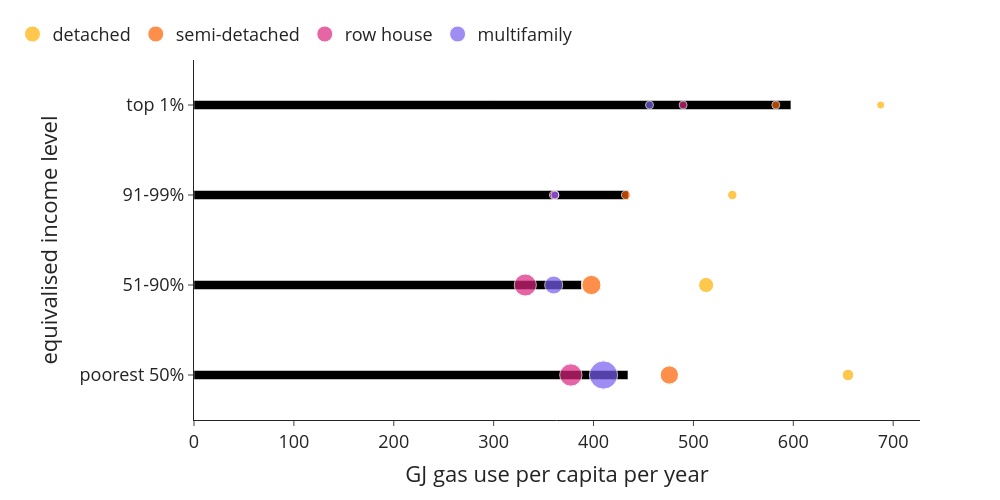

The notebook cell saved with this chart:
### Markdown cell above
#### Gas / space heating

### Code cell
bubblechart((use['gas'+year]*use['n_hhd']), use['n_hhdmem'+year], use['n_hhd'], 0, 1, 'GJ gas use per capita per year',class_name_long, 'GJ_per_cap_class_type')

### Figure 1 — Plotly figure (JSON) as saved in the notebook; plotly's stock layout.template omitted (floating-point values rounded to 4 significant figures)
{"data": [{"alignmentgroup": "True", "hovertemplate": "GJ gas use per capita per year=%{x}<br>equivalised income level=%{y}<extra></extra>", "legendgroup": "", "marker": {"color": "#000000", "pattern": {"shape": ""}}, "name": "", "offsetgroup": "", "orientation": "h", "showlegend": false, "textposition": "auto", "type": "bar", "x": [434.5, 387.9, 434.8, 597.6], "xaxis": "x", "y": ["poorest 50%", "51-90%", "91-99%", "top 1%"], "yaxis": "y"}, {"legendrank": 0, "marker": {"color": "#ffb000", "size": [274760, 474925, 185805, 32545], "sizemin": 4, "sizemode": "area", "sizeref": 4175.0}, "mode": "markers", "name": "detached", "showlegend": true, "type": "scatter", "x": [654.8, 512.7, 538.9, 687.5], "y": ["poorest 50%", "51-90%", "91-99%", "top 1%"]}, {"legendrank": 1, "marker": {"color": "#fe6100", "size": [697320, 773700, 164995, 13715], "sizemin": 4, "sizemode": "area", "sizeref": 4175.0}, "mode": "markers", "name": "semi-detached", "showlegend": true, "type": "scatter", "x": [475.9, 397.9, 432.3, 582.5], "y": ["poorest 50%", "51-90%", "91-99%", "top 1%"]}, {"legendrank": 2, "marker": {"color": "#dc267f", "size": [1041405, 1020550, 182370, 11715], "sizemin": 4, "sizemode": "area", "sizeref": 4175.0}, "mode": "markers", "name": "row house", "showlegend": true, "type": "scatter", "x": [377.3, 331.7, 360.5, 489.7], "y": ["poorest 50%", "51-90%", "91-99%", "top 1%"]}, {"legendrank": 3, "marker": {"color": "#785ef0", "size": [1669805, 677405, 129840, 15350], "sizemin": 4, "sizemode": "area", "sizeref": 4175.0}, "mode": "markers", "name": "multifamily", "showlegend": true, "type": "scatter", "x": [410.0, 360.1, 361.3, 456.1], "y": ["poorest 50%", "51-90%", "91-99%", "top 1%"]}], "layout": {"bargap": 0.9, "barmode": "relative", "font": {"size": 18}, "height": 500, "legend": {"orientation": "h", "tracegroupgap": 0, "x": -0.25, "xanchor": "left", "y": 1.02, "yanchor": "bottom"}, "margin": {"t": 60}, "width": 1000, "xaxis": {"anchor": "y", "domain": [0, 1], "title": {"text": "GJ gas use per capita per year"}}, "yaxis": {"anchor": "x", "domain": [0, 1], "title": {"text": "equivalised income level"}}}}
